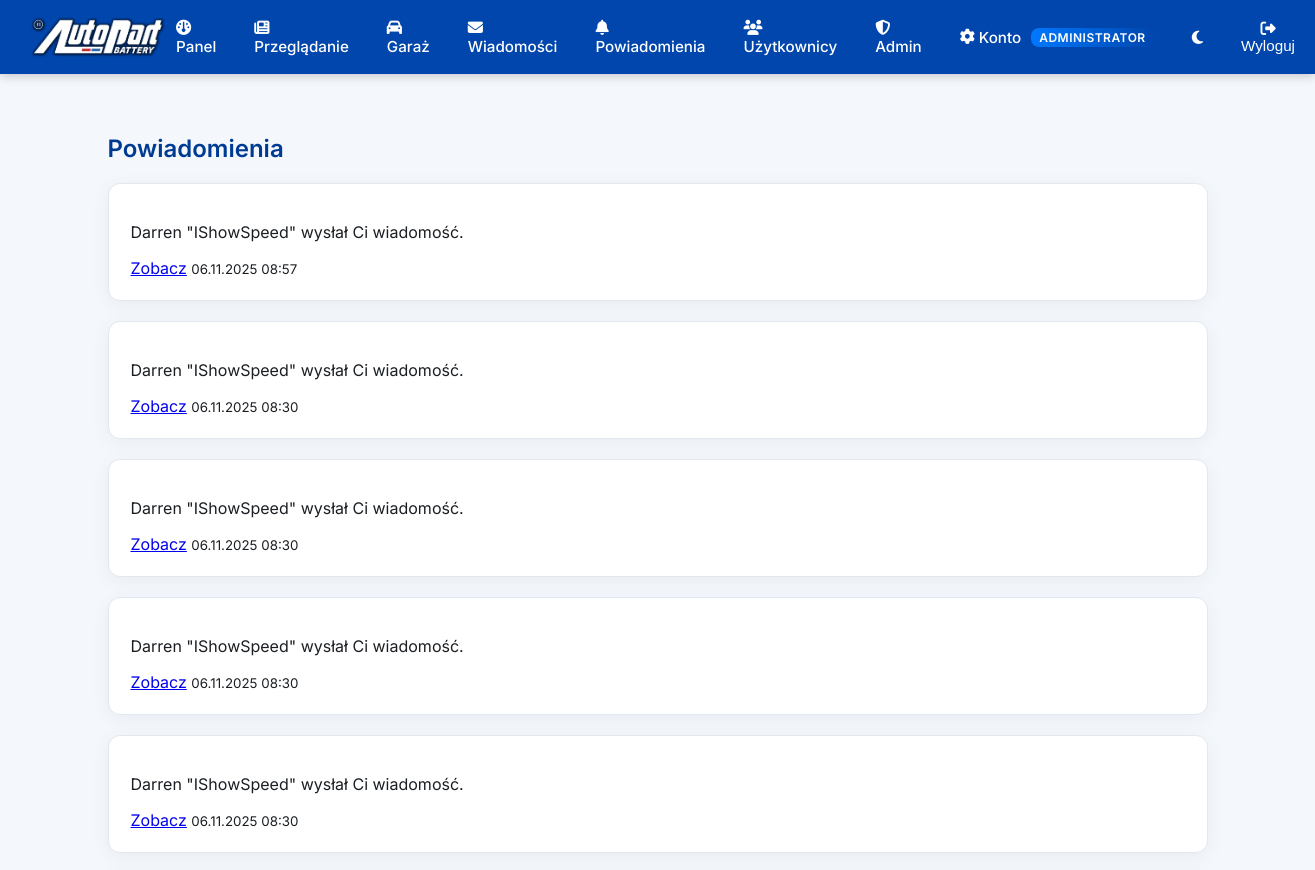
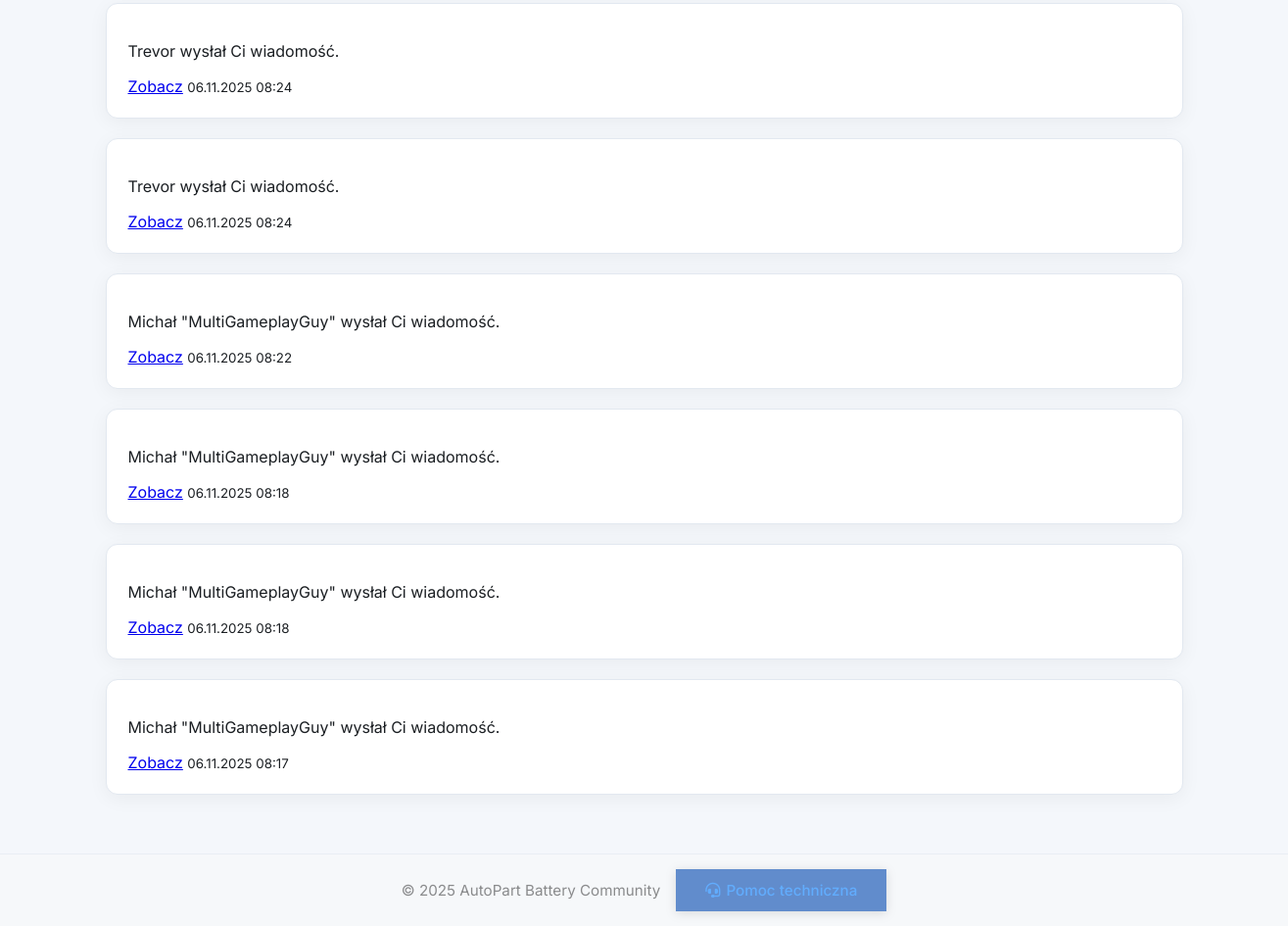
/notifications.php (signed in), run on the app's committed database (2 pictures, top to bottom).
### tables this page shows
CREATE TABLE `notifications` (
  `id` int(11) NOT NULL,
  `user_id` int(11) NOT NULL,
  `type` enum('like','comment','follow','message','system') DEFAULT 'system',
  `content` varchar(255) NOT NULL,
  `link` varchar(255) DEFAULT NULL,
  `is_read` tinyint(1) DEFAULT 0,
  `created_at` datetime DEFAULT current_timestamp()
);

### notifications.php (the view, shortened to what this page needs)
<?php
require 'config.php';
$user = require_login($db);
include 'includes/header.php';
$stmt = $db->prepare("SELECT * FROM notifications WHERE user_id = ? ORDER BY created_at DESC");
$stmt->execute([$user['id']]);
$notes = $stmt->fetchAll(PDO::FETCH_ASSOC);
?>
<section class="notifications">
  <h1>Powiadomienia</h1>
  <?php if ($notes): ?>
    <?php foreach ($notes as $n): ?>
      <div class="card <?= $n['is_read'] ? 'read' : 'unread' ?>">
        <p><?= htmlspecialchars($n['content']) ?></p>
        <?php if ($n['link']): ?>
          <a href="<?= htmlspecialchars($n['link']) ?>">Zobacz</a>
        <?php endif; ?>
        <small><?= date('d.m.Y H:i', strtotime($n['created_at'])) ?></small>
      </div>
    <?php endforeach; ?>
  <?php else: ?>
    <p>Brak powiadomień</p>
  <?php endif; ?>
</section>
<?php include 'includes/footer.php'; ?>

### assets/style.css (style rules this page uses)
:root { --primary: #0046ad; --primary-dark: #003b93; --accent: #0078ff; --bg-light: #f4f7fb; --bg-dark: #0c1117; --card-light: #ffffff; --card-dark: #161b22; --text-light: #1b1f23; --text-dark: #e6edf3; --border-light: #e2e8f0; --border-dark: #2c2f33; --radius: 12px; --shadow: 0 4px 20px rgba(0,0,0,0.05); }
body { font-family: 'Inter', sans-serif; background: var(--bg-light); color: var(--text-light); margin: 0; transition: background 0.3s, color 0.3s; }
h1, h2, h3 { font-weight: 600; color: var(--primary-dark); }
.card { background: var(--card-light); border: 1px solid var(--border-light); border-radius: var(--radius); padding: 22px; box-shadow: var(--shadow); margin-bottom: 20px; transition: all 0.3s ease; }

### data on the page
notifications: content "Darren \"IShowSpeed\" wysłał Ci wiadomość.", created_at "06.11.2025 08:57"
notifications: content "Darren \"IShowSpeed\" wysłał Ci wiadomość.", created_at "06.11.2025 08:30"
notifications: content "Darren \"IShowSpeed\" wysłał Ci wiadomość.", created_at "06.11.2025 08:30"
notifications: content "Darren \"IShowSpeed\" wysłał Ci wiadomość.", created_at "06.11.2025 08:30"
notifications: content "Darren \"IShowSpeed\" wysłał Ci wiadomość.", created_at "06.11.2025 08:30"
notifications: content "Trevor wysłał Ci wiadomość.", created_at "06.11.2025 08:24"
notifications: content "Trevor wysłał Ci wiadomość.", created_at "06.11.2025 08:24"
notifications: content "Michał \"MultiGameplayGuy\" wysłał Ci wiadomość.", created_at "06.11.2025 08:22"
notifications: content "Michał \"MultiGameplayGuy\" wysłał Ci wiadomość.", created_at "06.11.2025 08:18"
notifications: content "Michał \"MultiGameplayGuy\" wysłał Ci wiadomość.", created_at "06.11.2025 08:18"
notifications: content "Michał \"MultiGameplayGuy\" wysłał Ci wiadomość.", created_at "06.11.2025 08:17"
